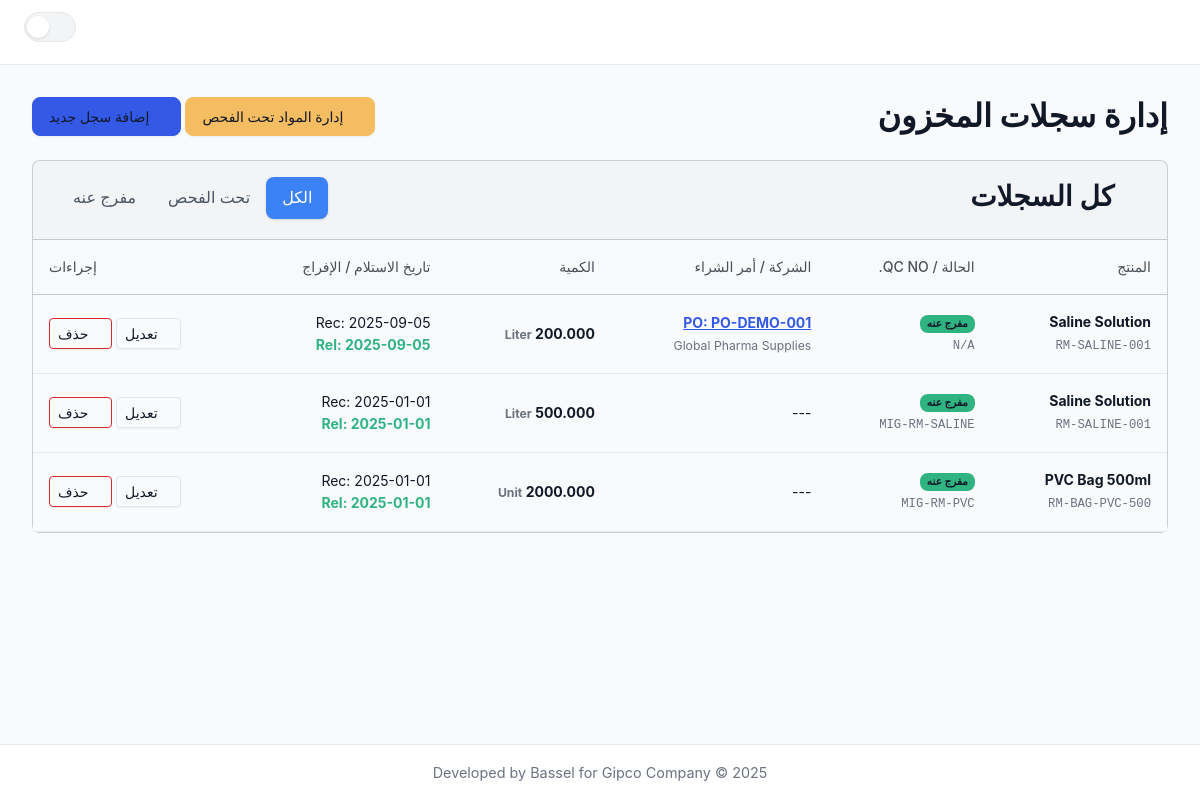
The app's page /records/ with its own data.
### inventory/models.py (models this page shows, shortened)
class InventoryLog(models.Model):
    class Status(models.TextChoices):
        QUARANTINED = 'quarantined', _('تحت الفحص')
        RELEASED = 'released', _('مفرج عنه')
        REJECTED = 'rejected', _('مرفوض')
        SCRAPPED = 'scrapped', _('خردة') # --- NEW STATUS ---
    class VatTreatment(models.TextChoices):
        RECOVERABLE = 'recoverable', _('ضريبة قابلة للخصم')
        CAPITALIZED = 'capitalized', _('تضاف للتكلفة')
    product = models.ForeignKey(
        Product,
        on_delete=models.CASCADE,
        related_name='inventory_logs',
        verbose_name=_("Product")
    )
    company = models.ForeignKey(
        Company,
        on_delete=models.SET_NULL,
        null=True,
        blank=True,
        related_name='inventory_logs',
        verbose_name=_("Company")
    )
    quantity = models.FloatField(verbose_name=_("Quantity"))
    timestamp = models.DateTimeField(verbose_name=_("Timestamp"))
    qc_no = models.CharField(
        max_length=100,
        null=True,
        blank=True,
        verbose_name=_("QC Number")
    )
    status = models.CharField(
        max_length=20,
        choices=Status.choices,
        default=Status.QUARANTINED,
        verbose_name=_("Status")
    )
    release_timestamp = models.DateTimeField(
        null=True,
        blank=True,
        verbose_name=_("Release Timestamp")
    )
    po_item = models.ForeignKey(
        'PurchaseOrderItem',
        on_delete=models.SET_NULL,
        null=True,
        blank=True,
        related_name='receipts',
        verbose_name=_("Purchase Order Item")
    )
    tags = models.ManyToManyField(
        'ProductTag',
        blank=True,
        verbose_name=_("Tags"),
        related_name='inventory_logs'
    )
    base_unit_price = models.DecimalField(
        max_digits=12, decimal_places=3, default=Decimal('0.000'), verbose_name=_("Base Unit Price (before VAT)")
    )
    vat_amount = models.DecimalField(
        max_digits=12, decimal_places=3, default=Decimal('0.000'), verbose_name=_("VAT Amount")
    )
    vat_treatment = models.CharField(
        max_length=20,
        choices=VatTreatment.choices,
        default=VatTreatment.RECOVERABLE,
        verbose_name=_("VAT Treatment")
    )
    withholding_tax_amount = models.DecimalField(
        max_digits=12, decimal_places=3, default=Decimal('0.000'), verbose_name=_("Withholding Tax Amount")
    )
    class Meta:
        db_table = 'inventory_log'
        verbose_name = _("Inventory Log")
        verbose_name_plural = _("Inventory Logs")
        ordering = ['-timestamp']
    employee = models.ForeignKey(
        'Employee',
        on_delete=models.PROTECT,
        null=True,
        blank=True,
        related_name='inventory_receipts',
        verbose_name=_("Responsible Employee")
    )

class Product(models.Model):
    class ProductType(models.TextChoices):
        RAW_MATERIAL = 'مواد خام', _('مواد خام')
        PACKAGING = 'تعبئه و تغليف', _('تعبئه و تغليف')
        FINAL_PRODUCT = 'منتج نهائي', _('منتج نهائي')
        MRO = 'قطع غيار و صيانة', _('قطع غيار و صيانة')
        CONSUMABLE = 'مستهلكات', _('مستهلكات')
    name = models.CharField(max_length=255, verbose_name=_("Product Name"))
    code = models.CharField(max_length=100, unique=True, verbose_name=_("Product Code"))
    product_type = models.CharField(
        max_length=50,
        choices=ProductType.choices,
        verbose_name=_("Product Type")
    )
    unit = models.CharField(max_length=50, verbose_name=_("Unit of Measurement"))
    tags = models.ManyToManyField('ProductTag', blank=True, verbose_name=_("Tags"))
    moving_average_cost = models.DecimalField(
        max_digits=12, decimal_places=3, default=Decimal('0.000'), verbose_name=_("Moving Average Cost")
    )
    override_inventory_account = models.ForeignKey(
        'Account', on_delete=models.SET_NULL, null=True, blank=True,
        related_name='+', verbose_name=_("Override Inventory Account")
    )
    override_cogs_expense_account = models.ForeignKey(
        'Account', on_delete=models.SET_NULL, null=True, blank=True,
        related_name='+', verbose_name=_("Override COGS/Expense Account")
    )
    override_sales_revenue_account = models.ForeignKey(
        'Account', on_delete=models.SET_NULL, null=True, blank=True,
        related_name='+', verbose_name=_("Override Sales Revenue Account")
    )
    is_amortizable = models.BooleanField(
        default=False,
        verbose_name=_("Is Amortizable"),
        help_text=_("If checked, consuming this item will create a prepaid asset to be amortized over time.")
    )
    class Meta:
        db_table = 'products'
        verbose_name = _("Product")
        verbose_name_plural = _("Products")
        ordering = ['name']

class PurchaseOrderItem(models.Model):
    purchase_order = models.ForeignKey(
        PurchaseOrder,
        on_delete=models.CASCADE,
        related_name='items',
        verbose_name=_("Purchase Order")
    )
    product = models.ForeignKey(
        Product,
        on_delete=models.PROTECT,
        related_name='po_items',
        verbose_name=_("Product")
    )
    quantity_ordered = models.FloatField(verbose_name=_("Quantity Ordered"))
    base_price_per_unit = models.DecimalField(
        max_digits=14, decimal_places=3, verbose_name=_("Base Price Per Unit")
    )
    vat_rate = models.DecimalField(
        max_digits=5, decimal_places=2, default=Decimal('0.00'), verbose_name=_("VAT Rate (e.g., 0.14 for 14%)")
    )
    withholding_tax_rate = models.DecimalField(
        max_digits=5, decimal_places=2, default=Decimal('0.00'), verbose_name=_("Withholding Tax Rate (e.g., 0.01 for 1%)")
    )
    class Meta:
        db_table = 'purchase_order_items'
        verbose_name = _("Purchase Order Item")
        verbose_name_plural = _("Purchase Order Items")

class PurchaseOrder(models.Model):
    class Status(models.TextChoices):
        PENDING = 'pending', _('Pending')
        PARTIALLY_RECEIVED = 'partially_received', _('Partially Received')
        COMPLETED = 'completed', _('Completed')
        CANCELLED = 'cancelled', _('Cancelled')
    po_number = models.CharField(max_length=100, unique=True, verbose_name=_("PO Number"))
    supplier = models.ForeignKey(
        Company,
        on_delete=models.PROTECT,
        related_name='purchase_orders',
        verbose_name=_("Supplier")
    )
    order_date = models.DateField(verbose_name=_("Order Date"))
    status = models.CharField(
        max_length=20,
        choices=Status.choices,
        default=Status.PENDING,
        verbose_name=_("Status")
    )
    class Meta:
        db_table = 'purchase_orders'
        verbose_name = _("Purchase Order")
        verbose_name_plural = _("Purchase Orders")
        ordering = ['-order_date']

class Company(models.Model):
    name = models.CharField(max_length=255, unique=True, verbose_name=_("Company Name"))
    class Meta:
        db_table = 'companies'
        verbose_name = _("Company")
        verbose_name_plural = _("Companies")
        ordering = ['name']

### inventory/views/dashboard.py (the view)
# urls.py: path('records/', records, name='records'),
def records(request: HttpRequest) -> HttpResponse:
    status_filter = request.GET.get('status', 'all')
    logs_qs = InventoryLog.objects.select_related('product', 'company', 'po_item__purchase_order__supplier').all()
    if status_filter in [s.value for s in InventoryLog.Status]:
        logs_qs = logs_qs.filter(status=status_filter)
    context = {
        'active_page': 'records',
        'logs': logs_qs,
        'all_products': Product.objects.all(),
        'all_companies': Company.objects.all(),
        'status_filter': status_filter,
        'vat_treatment_choices': InventoryLog.VatTreatment.choices,
    }
    if 'X-Partial-Request' in request.headers:
        return render(request, 'inventory/partials/records_content.html', context)
    return render(request, 'inventory/records.html', context)

### inventory/templates/inventory/records.html
{% extends "inventory/layout.html" %}
{% load static %}
{% block content %}
  {% include "inventory/partials/records_content.html" %}
{% endblock content %}

### inventory/templates/inventory/partials/records_content.html (shortened to what this page needs)
<div class="d-flex justify-content-between align-items-center mb-4">
    <h1 class="h2 mb-0" style="font-weight: 700;">إدارة سجلات المخزون</h1>
    <div>
        <a href="{% url 'inventory:quarantine_list' %}" class="btn btn-warning"><i class="bi bi-shield-slash"></i> إدارة المواد تحت الفحص</a>
        <a href="{% url 'inventory:index' %}" class="btn btn-primary"><i class="bi bi-plus-lg"></i> إضافة سجل جديد</a>
    </div>
</div>
<div class="card">
    <div class="card-header">
        <div class="d-flex justify-content-between align-items-center">
            <h3><i class="bi bi-receipt-cutoff"></i> كل السجلات</h3>
            <ul class="nav nav-pills">
                <li class="nav-item">
                    <a class="nav-link {% if status_filter == 'all' %}active{% endif %}" href="{% url 'inventory:records' %}?status=all">الكل</a>
                </li>
                <li class="nav-item">
                    <a class="nav-link {% if status_filter == 'quarantined' %}active{% endif %}" href="{% url 'inventory:records' %}?status=quarantined">تحت الفحص</a>
                </li>
                <li class="nav-item">
                    <a class="nav-link {% if status_filter == 'released' %}active{% endif %}" href="{% url 'inventory:records' %}?status=released">مفرج عنه</a>
                </li>
            </ul>
        </div>
    </div>
    <div class="card-body p-0">
        {% if not logs %}
        <div class="text-center p-5"><i class="bi bi-journal-x display-4 text-secondary"></i><h5 class="mt-3">لا توجد سجلات تطابق الفلتر</h5><p class="text-muted">اذهب إلى لوحة التحكم لإضافة سجل جديد.</p><a href="{% url 'inventory:index' %}" class="btn btn-primary mt-2"><i class="bi bi-plus-lg"></i> إضافة سجل</a></div>
        {% else %}
        <div class="table-responsive">
            <table class="table table-hover align-middle mb-0">
                <thead class="table-light">
                    <tr>
                        <th class="ps-3">المنتج</th>
                        <th>الحالة / QC No.</th>
                        <th>الشركة / أمر الشراء</th>
                        <th>الكمية</th>
                        <th>تاريخ الاستلام / الإفراج</th>
                        <th class="text-end pe-3">إجراءات</th>
                    </tr>
                </thead>
                <tbody>
                    {% for log in logs %}
                    <tr>
                        <td class="ps-3"><strong>{{ log.product.name }}</strong><br><small class="text-muted font-monospace">{{ log.product.code }}</small></td>
                        <td>
                            {% if log.status == 'quarantined' %}
                                <span class="badge text-bg-warning">{{ log.get_status_display }}</span>
                            {% elif log.status == 'released' %}
                                <span class="badge text-bg-success">{{ log.get_status_display }}</span>
                                <br><small class="text-muted font-monospace">{{ log.qc_no|default:"N/A" }}</small>
                            {% else %}
                                <span class="badge text-bg-danger">{{ log.get_status_display }}</span>
                            {% endif %}
                        </td>
                        <td>
                            {% if log.po_item %}
                                <a href="{% url 'inventory:view_purchase_order' pk=log.po_item.purchase_order.id %}" class="fw-bold">
                                    PO: {{ log.po_item.purchase_order.po_number }}
                                </a>
                                <br><small class="text-muted">{{ log.po_item.purchase_order.supplier.name }}</small>
                            {% elif log.company %}
                                {{ log.company.name }}
                            {% else %}
                                ---
                            {% endif %}
                        </td>
                        <td class="fw-bold">{{ log.quantity|floatformat:3 }} <small class="text-muted">{{ log.product.unit }}</small></td>
                        <td class="text-nowrap">
                            <span title="تاريخ الاستلام">Rec: {{ log.timestamp|date:"Y-m-d" }}</span>
                            {% if log.release_timestamp %}
                            <br><strong class="text-success" title="تاريخ الإفراج">Rel: {{ log.release_timestamp|date:"Y-m-d" }}</strong>
                            {% endif %}
                        </td>
                        <td class="text-end pe-3">
                            <button
                                type="button"
                                class="btn btn-sm btn-outline-secondary edit-record-btn"
                                data-bs-toggle="modal"
                                data-bs-target="#editRecordModal"
                                data-log-id="{{ log.id }}"
                                data-product-id="{{ log.product.id }}"
                                data-company-id="{{ log.company.id }}"
                                data-quantity="{{ log.quantity|floatformat:3 }}"
                                data-entry-date="{{ log.timestamp|date:'Y-m-d' }}"
                                data-base-unit-price="{{ log.base_unit_price|floatformat:3 }}"
                                data-vat-amount="{{ log.vat_amount|floatformat:3 }}"
                                data-vat-treatment="{{ log.vat_treatment }}"
                                data-tag-ids="{% for tag in log.tags.all %}{{ tag.id }},{% endfor %}"
                                data-po-item-id="{{ log.po_item.id|default:'' }}"
                                data-po-id="{{ log.po_item.purchase_order.id|default:'' }}"
                                data-supplier-id="{{ log.po_item.purchase_order.supplier.id|default:'' }}"
                            >
                                <i class="bi bi-pencil-square"></i> تعديل
                            </button>
                            <form method="post" action="{% url 'inventory:delete_record' pk=log.id %}" class="d-inline" onsubmit="return confirm('هل أنت متأكد من حذف هذا السجل؟');">
                                <button type="submit" class="btn btn-sm btn-outline-danger"><i class="bi bi-trash"></i> حذف</button>
                            </form>
                        </td>
                    </tr>
                    {% endfor %}
                </tbody>
            </table>
        </div>
        {% endif %}
    </div>
</div>

### records on screen
InventoryLog: product.name "Saline Solution", product.code "RM-SALINE-001", status "مفرج عنه", qc_no "N/A", po_item.purchase_order.po_number "PO-DEMO-001", po_item.purchase_order.supplier.name "Global Pharma Supplies", quantity "200.000", product.unit "Liter", timestamp "2025-09-05", release_timestamp "2025-09-05"
InventoryLog: product.name "Saline Solution", product.code "RM-SALINE-001", status "مفرج عنه", qc_no "MIG-RM-SALINE", quantity "500.000", product.unit "Liter", timestamp "2025-01-01", release_timestamp "2025-01-01"
InventoryLog: product.name "PVC Bag 500ml", product.code "RM-BAG-PVC-500", status "مفرج عنه", qc_no "MIG-RM-PVC", product.unit "Unit", timestamp "2025-01-01", release_timestamp "2025-01-01"
